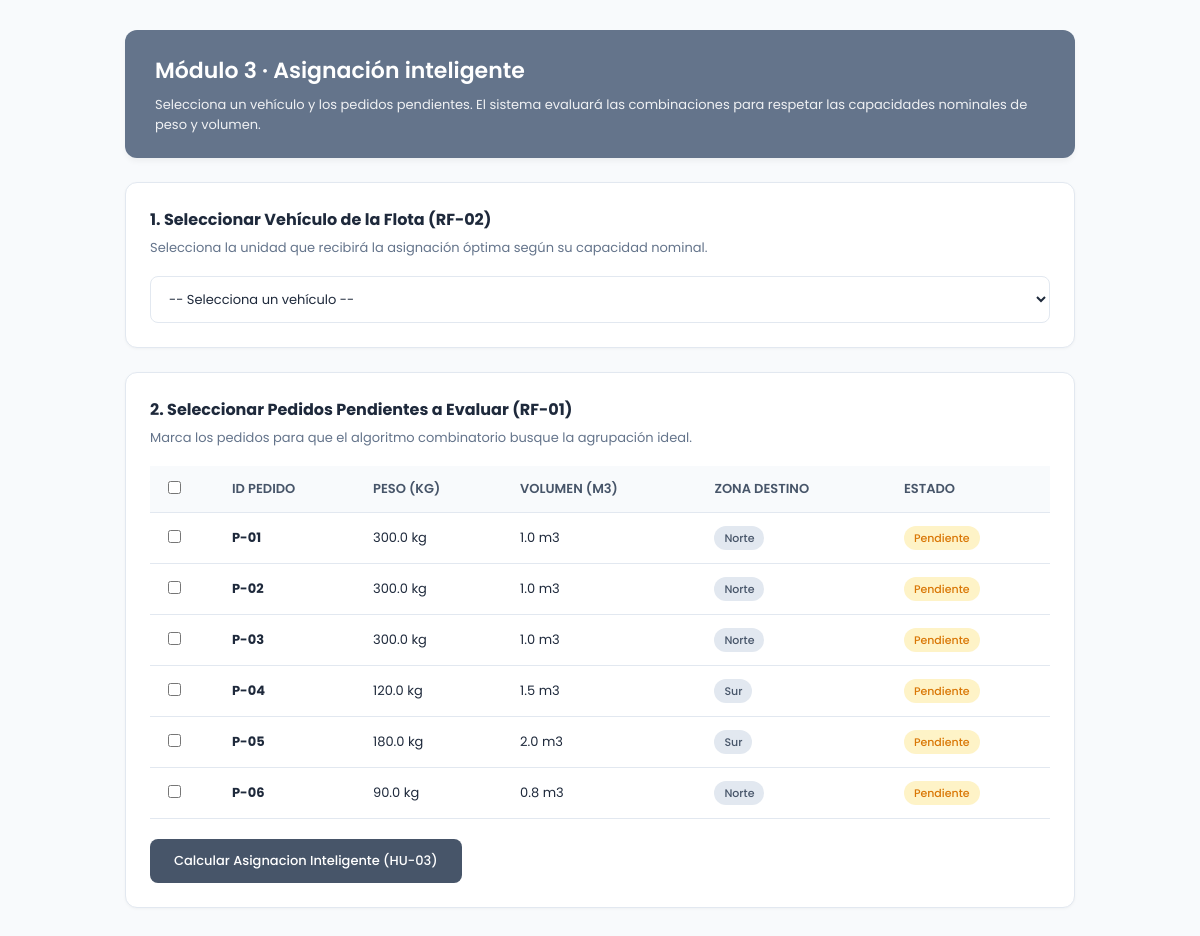
The page /asignacion on the database its author committed.
### tables this page shows
CREATE TABLE pedidos (
                id TEXT PRIMARY KEY,
                peso REAL NOT NULL,
                volumen REAL NOT NULL,
                zona TEXT NOT NULL,
                estado TEXT DEFAULT 'Pendiente',
                vehiculo_id INTEGER,
                FOREIGN KEY (vehiculo_id) REFERENCES vehiculos (id)
            );

### routes.py (the view)
@modulo3_bp.route('/asignacion', methods=['GET'])
def vista_asignacion():
    conn = get_db()
    cursor = conn.cursor()
    cursor.execute("SELECT id, placa, cap_peso, cap_vol FROM vehiculos WHERE estado = 'Disponible'")
    vehiculos = cursor.fetchall()
    cursor.execute("SELECT id, peso, volumen, zona, estado FROM pedidos WHERE estado = 'Pendiente'")
    pedidos = cursor.fetchall()
    conn.close()
    return render_template('modulo3/asignacion.html', vehiculos=vehiculos, pedidos=pedidos)

### database.py (called while the page is built)
def get_db():
    conn = sqlite3.connect(DB_PATH)
    conn.row_factory = sqlite3.Row
    return conn

### templates/modulo3/asignacion.html (shortened to what this page needs)
<!DOCTYPE html>
<html lang="es">
<head>
</head>
<body>
    <div class="container">
        <header class="card-header-main">
            <h1>Módulo 3 · Asignación inteligente</h1>
            <p>Selecciona un vehículo y los pedidos pendientes. El sistema evaluará las combinaciones para respetar las capacidades nominales de peso y volumen.</p>
        </header>
        <section class="card">
            <h2 class="card-title">1. Seleccionar Vehículo de la Flota (RF-02)</h2>
            <p class="card-desc">Selecciona la unidad que recibirá la asignación óptima según su capacidad nominal.</p>
            <select id="select-vehiculo" class="select-input">
                <option value="">-- Selecciona un vehículo --</option>
            </select>
        </section>
        <section class="card">
            <h2 class="card-title">2. Seleccionar Pedidos Pendientes a Evaluar (RF-01)</h2>
            <p class="card-desc">Marca los pedidos para que el algoritmo combinatorio busque la agrupación ideal.</p>
            <div class="table-responsive">
                <table>
                    <thead>
                        <tr>
                            <th style="width: 40px;"><input type="checkbox" id="chk-master" onclick="toggleTodos(this)"></th>
                            <th>ID PEDIDO</th>
                            <th>PESO (KG)</th>
                            <th>VOLUMEN (M3)</th>
                            <th>ZONA DESTINO</th>
                            <th>ESTADO</th>
                        </tr>
                    </thead>
                    <tbody>
                        {% for p in pedidos %}
                        <tr>
                            <td><input type="checkbox" class="chk-item" value="{{ p[0] }}"></td>
                            <td><strong>{{ p[0] }}</strong></td>
                            <td>{{ p[1] }} kg</td>
                            <td>{{ p[2] }} m3</td>
                            <td><span class="badge-zona">{{ p[3] }}</span></td>
                            <td><span class="badge-estado">{{ p[4] }}</span></td>
                        </tr>
                        {% endfor %}
                    </tbody>
                </table>
            </div>
            <button class="btn-action" onclick="ejecutarCalculo()">Calcular Asignacion Inteligente (HU-03)</button>
        </section>
    </div>
</body>
</html>

### templates/modulo3/asignacion.html (style rules this page uses)
:root { --primary: #64748B; --primary-dark: #475569; --bg-color: #F8FAFC; --card-bg: #FFFFFF; --text-main: #1E293B; --text-muted: #64748B; --border-color: #E2E8F0; }
body { font-family: 'Poppins', sans-serif; background-color: var(--bg-color); color: var(--text-main); margin: 0; padding: 30px 20px; }
.container { max-width: 950px; margin: 0 auto; display: flex; flex-direction: column; gap: 24px; }
.card-header-main { background-color: var(--primary); color: #FFFFFF; padding: 24px 30px; border-radius: 12px; box-shadow: 0 4px 6px -1px rgba(0, 0, 0, 0.05); }
.card-header-main h1 { margin: 0 0 8px 0; font-size: 22px; font-weight: 600; }
.card-header-main p { margin: 0; font-size: 13px; opacity: 0.9; line-height: 1.5; }
.card { background: var(--card-bg); padding: 24px; border-radius: 12px; border: 1px solid var(--border-color); box-shadow: 0 1px 3px rgba(0, 0, 0, 0.04); }
.card-title { font-size: 16px; font-weight: 700; color: var(--text-main); margin: 0 0 6px 0; }
.card-desc { font-size: 13px; color: var(--text-muted); margin: 0 0 18px 0; }
.select-input { width: 100%; padding: 12px 14px; border: 1px solid var(--border-color); border-radius: 8px; font-family: inherit; font-size: 13px; color: var(--text-main); background: #FFFFFF; outline: none; box-sizing: border-box; }
.table-responsive { width: 100%; overflow-x: auto; }
table { width: 100%; border-collapse: collapse; font-size: 13px; margin-bottom: 20px; }
th { background-color: #F8FAFC; color: #475569; text-align: left; padding: 12px 14px; font-weight: 600; border-bottom: 1px solid var(--border-color); }
td { padding: 14px; border-bottom: 1px solid var(--border-color); color: var(--text-main); }
.badge-zona { background: #E2E8F0; color: #475569; padding: 4px 10px; border-radius: 20px; font-size: 11px; font-weight: 500; }
.badge-estado { background: #FEF3C7; color: #D97706; padding: 4px 10px; border-radius: 20px; font-size: 11px; font-weight: 500; }
.btn-action { background-color: var(--primary-dark); color: #FFFFFF; border: none; padding: 12px 24px; border-radius: 8px; font-size: 13px; font-weight: 500; cursor: pointer; font-family: inherit; transition: background 0.2s ease; }

### rows shown on the page
pedidos: id "P-01", peso "300.0", volumen "1.0", zona "Norte", estado "Pendiente"
pedidos: id "P-02", peso "300.0", volumen "1.0", zona "Norte", estado "Pendiente"
pedidos: id "P-03", peso "300.0", volumen "1.0", zona "Norte", estado "Pendiente"
pedidos: id "P-04", peso "120.0", volumen "1.5", zona "Sur", estado "Pendiente"
pedidos: id "P-05", peso "180.0", volumen "2.0", zona "Sur", estado "Pendiente"
pedidos: id "P-06", peso "90.0", volumen "0.8", zona "Norte", estado "Pendiente"
